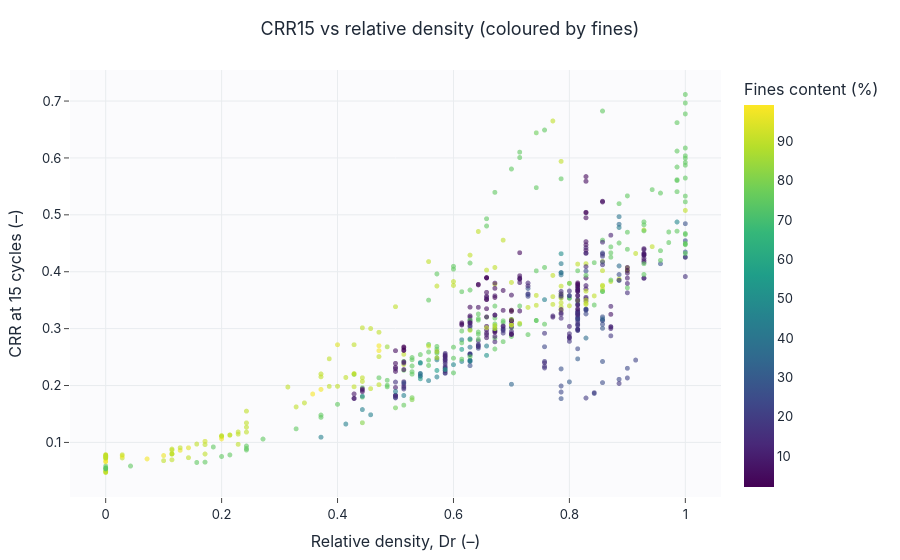
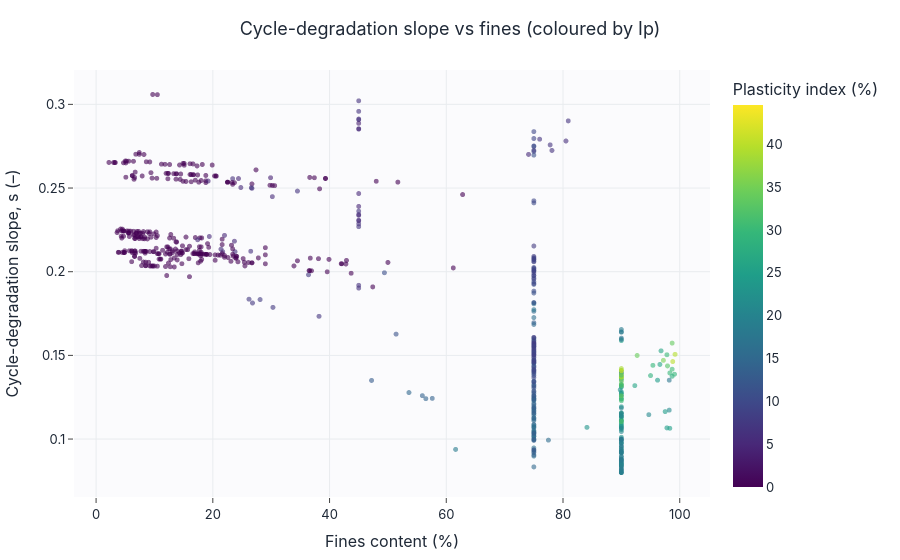

The code cell stored with these charts, in order, in its notebook:
### Markdown cell above
## Чувствительность CRR к свойствам грунта

CRR15 растёт с относительной плотностью Dr; содержание мелких частиц и пластичность
модулируют уровень и наклон кривой.

### Code cell
scatter(meta["D_r"], meta["crr_ref"], color=meta["fines_content"], color_label="Fines content (%)",
        title="CRR15 vs relative density (coloured by fines)", xlabel="Relative density, Dr (–)",
        ylabel="CRR at 15 cycles (–)", save=SAVE_FIGS, fig_id="1_3_crr_vs_dr").show()
scatter(meta["fines_content"], meta["crr_cycle_slope"], color=meta["I_p"], color_label="Plasticity index (%)",
        title="Cycle-degradation slope vs fines (coloured by Ip)", xlabel="Fines content (%)",
        ylabel="Cycle-degradation slope, s (–)", save=SAVE_FIGS, fig_id="1_3_slope_vs_fines").show()

### Figure 1 — Plotly figure (JSON) as saved in the notebook; plotly's stock layout.template omitted (floating-point values rounded to 4 significant figures; data arrays with more than 128 entries replaced by an {"elided": "..."} marker saying what was removed)
{"data": [{"marker": {"color": {"elided": "666 float values"}, "colorbar": {"title": {"text": "Fines content (%)"}}, "colorscale": [[0.0, "#440154"], [0.1111, "#482878"], [0.2222, "#3e4989"], [0.3333, "#31688e"], [0.4444, "#26828e"], [0.5556, "#1f9e89"], [0.6667, "#35b779"], [0.7778, "#6ece58"], [0.8889, "#b5de2b"], [1.0, "#fde725"]], "opacity": 0.6, "showscale": true, "size": 5}, "mode": "markers", "type": "scattergl", "x": {"elided": "666 float values"}, "y": {"elided": "666 float values"}}], "layout": {"title": {"text": "CRR15 vs relative density (coloured by fines)"}, "xaxis": {"title": {"text": "Relative density, Dr (–)"}}, "yaxis": {"title": {"text": "CRR at 15 cycles (–)"}}}}

### Figure 2 — Plotly figure (JSON) as saved in the notebook; plotly's stock layout.template omitted (floating-point values rounded to 4 significant figures; data arrays with more than 128 entries replaced by an {"elided": "..."} marker saying what was removed)
{"data": [{"marker": {"color": {"elided": "666 float values"}, "colorbar": {"title": {"text": "Plasticity index (%)"}}, "colorscale": [[0.0, "#440154"], [0.1111, "#482878"], [0.2222, "#3e4989"], [0.3333, "#31688e"], [0.4444, "#26828e"], [0.5556, "#1f9e89"], [0.6667, "#35b779"], [0.7778, "#6ece58"], [0.8889, "#b5de2b"], [1.0, "#fde725"]], "opacity": 0.6, "showscale": true, "size": 5}, "mode": "markers", "type": "scattergl", "x": {"elided": "666 float values"}, "y": {"elided": "666 float values"}}], "layout": {"title": {"text": "Cycle-degradation slope vs fines (coloured by Ip)"}, "xaxis": {"title": {"text": "Fines content (%)"}}, "yaxis": {"title": {"text": "Cycle-degradation slope, s (–)"}}}}
